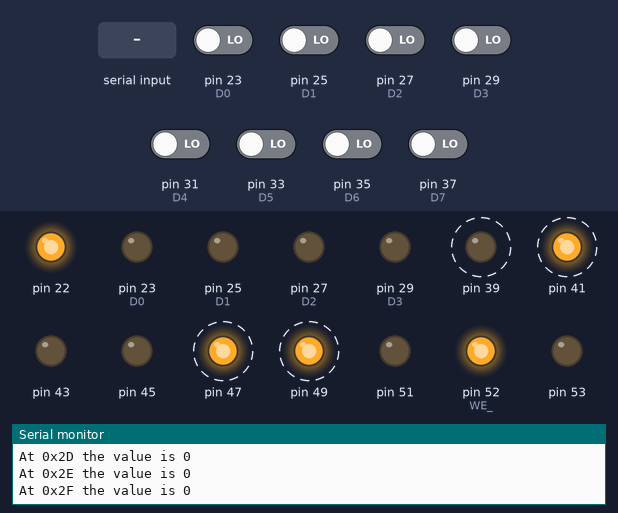
The sketch below on a simulated Arduino Mega 2560, built with avr-gcc and run on an emulated ATmega2560. Parts: output pins drawn as LEDs (lit = HIGH), the last lines printed to the serial monitor. Dashed ring = blinking. The inputs (shaded band) are chosen by the test bench; at power-on: pin 23 (D0), pin 25 (D1), pin 27 (D2), pin 29 (D3), pin 31 (D4), pin 33 (D5), pin 35 (D6), pin 37 (D7) LOW.

Above: at 2.7 s.
2.8 s: pin 37 (D7) driven HIGH
At 3.3 s:
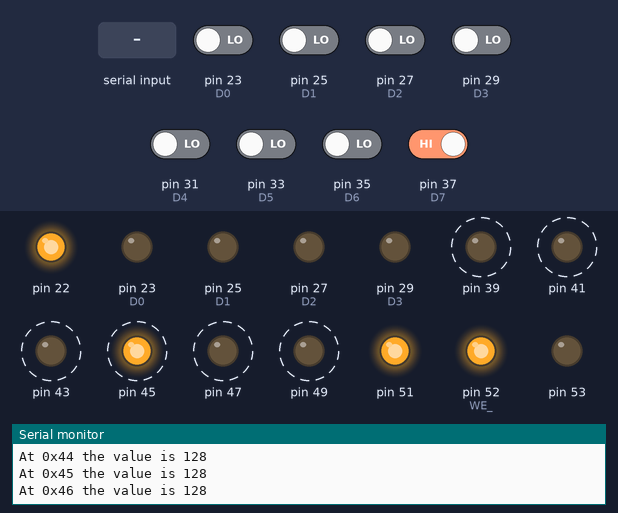
5.8 s: "1" received over Serial
At 8.6 s:
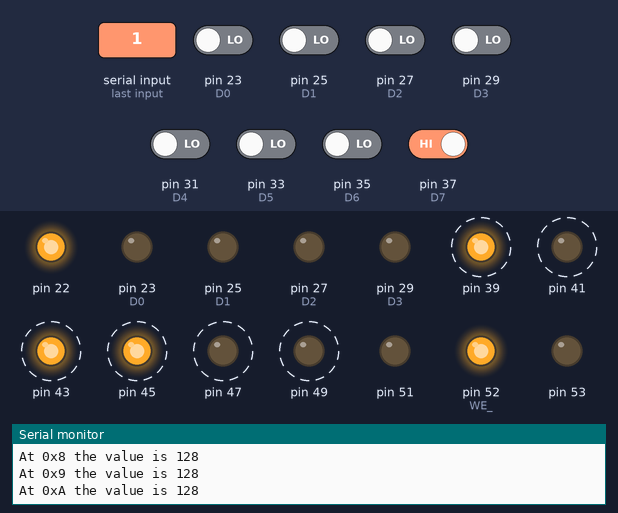
8.8 s: pin 37 (D7) driven LOW
14.8 s: pin 31 (D4) driven HIGH
Timing chart, 0 to 17.8 s (numbered marks = the images above; inputs shaded):
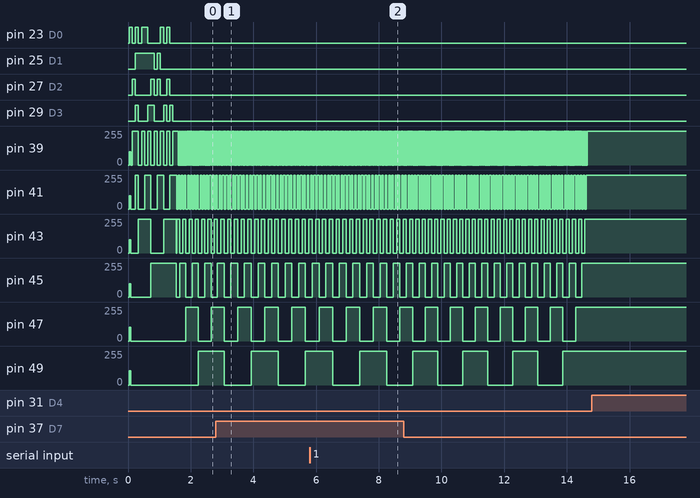

The sketch:

programmer.ino
```cpp
#define D0 23
#define D1 25
#define D2 27
#define D3 29
#define D4 31
#define D5 33
#define D6 35
#define D7 37

#define A0 39
#define A1 41
#define A2 43
#define A3 45
#define A4 47
#define A5 49
#define A6 51
#define A7 53

#define WE_ 52
#define OE_ 48

int address_pins[] = {A0,A1,A2,A3,A4,A5,A6,A7};
int data_pins[] = {D0,D1,D2,D3,D4,D5,D6,D7};

char ram[] = {0x11, 0x64, 0x00, 0x6b, 0x62, 0x73, 0x13, 0x7a, 0xee, 0x80, 0xd6, 0x81, 0x38, 0xf5, 0x18, 0xf0};

void setup() {
  for(int i = 22; i < 54; i++) {
    pinMode(i, OUTPUT);
    digitalWrite(i, HIGH);
  }
  Serial.begin(9600);
  Serial.println("SETUP");
  for(int i = 0; i < 256; i++) {
    writeByte(i, 0);
  }
  for(int i = 0; i < 16; i++) {
    writeByte(i, ram[i]);
  }
}

void setPinsMode(int mode, int pins[]) {
  for(int i = 0; i < 8; i++) {
    pinMode(pins[i], mode);
  }
}

void setPins(int a, int pins[]) {
  for(int i = 0; i < 8; i++) {
    int o = a & 1;
    digitalWrite(pins[i], o == 0 ? LOW : HIGH);
    a = a >> 1;
  }
}

int getPins(int pins[]) {
  int a = 0;
  for(int i = 0; i < 8; i++) {
    a = a >> 1;
    int o = (digitalRead(pins[i]) == HIGH ? 1 : 0);
    a = a | (o == 1 ? 128 : 0);
  }
  return a;
}

void writeByte(int address, int data) {
  digitalWrite(OE_, HIGH);
  digitalWrite(WE_, HIGH);
  setPinsMode(OUTPUT, data_pins);
  setPins(address, address_pins);
  setPins(data, data_pins);
  if(data != 0) {
    delay(100);
  }
  digitalWrite(WE_, LOW);
  digitalWrite(WE_, HIGH);
}

unsigned char readByte(int address) {
  setPinsMode(INPUT, data_pins);
  setPins(address, address_pins);
  digitalWrite(OE_, LOW);
  int pin = getPins(data_pins);
  digitalWrite(OE_, HIGH);
  return pin;
}

void loop() {
  pinMode(OE_, OUTPUT);
  //pinMode(WE_, OUTPUT);
  setPinsMode(OUTPUT, data_pins);
  setPinsMode(OUTPUT, address_pins);

  for(int i = 0; i < 16; i++) {
    //writeByte(i, ram[i]);
  }
  /*for(int i = 0; i < 32; i++) {
    writeByte(i, i);
  }*/

  for(int i = 0; i < 256; i++) {
    int o = readByte(i);
    Serial.print("At 0x");
    Serial.print(i, HEX);
    Serial.print(" the value is ");
    Serial.println(o, DEC);
  }

  setPinsMode(INPUT, data_pins);
  setPinsMode(INPUT, address_pins);
  pinMode(OE_, INPUT);
  pinMode(WE_, INPUT);

while(Serial.available() < 1);
Serial.read();

}
```

Measured:
- after the input at 5.8 s, pin 53: HIGH → LOW after 2.5 s
- after the input at 14.8 s, every drawn part: stays the same
- by itself, pin 39: alternates 255/255 for 0.02 s and 0/255 for 0.02 s
- by itself, pin 41: alternates 255/255 for 0.05 s and 0/255 for 0.05 s
- by itself, pin 43: alternates 255/255 for 0.10 s and 0/255 for 0.10 s
- by itself, pin 45: alternates 255/255 for 0.20 s and 0/255 for 0.20 s
- by itself, pin 47: alternates 255/255 for 0.40 s and 0/255 for 0.40 s
- by itself, pin 49: alternates 255/255 for 0.80 s and 0/255 for 0.80 s
